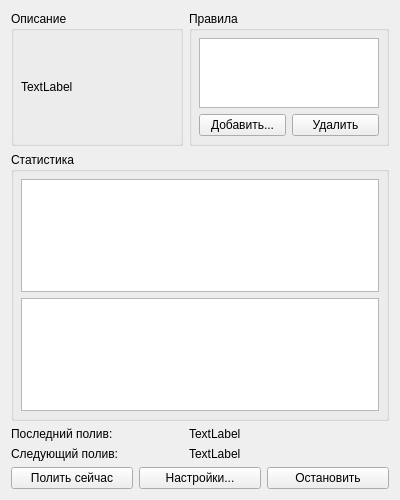
<?xml version="1.0" encoding="UTF-8"?>
<ui version="4.0">
 <class>PlantWindow</class>
 <widget class="QWidget" name="PlantWindow">
  <property name="geometry">
   <rect>
    <x>0</x>
    <y>0</y>
    <width>400</width>
    <height>500</height>
   </rect>
  </property>
  <property name="minimumSize">
   <size>
    <width>400</width>
    <height>500</height>
   </size>
  </property>
  <property name="windowTitle">
   <string>Грядка по умолчанию</string>
  </property>
  <layout class="QGridLayout" name="gridLayout">
   <item row="2" column="0">
    <widget class="QLabel" name="label_2">
     <property name="text">
      <string>Последний полив:</string>
     </property>
    </widget>
   </item>
   <item row="3" column="0">
    <widget class="QLabel" name="label_4">
     <property name="text">
      <string>Следующий полив:</string>
     </property>
    </widget>
   </item>
   <item row="0" column="1">
    <widget class="QGroupBox" name="groupBox_2">
     <property name="maximumSize">
      <size>
       <width>200</width>
       <height>16777215</height>
      </size>
     </property>
     <property name="title">
      <string>Правила</string>
     </property>
     <layout class="QVBoxLayout" name="verticalLayout">
      <property name="leftMargin">
       <number>7</number>
      </property>
      <property name="topMargin">
       <number>7</number>
      </property>
      <property name="rightMargin">
       <number>7</number>
      </property>
      <property name="bottomMargin">
       <number>7</number>
      </property>
      <item>
       <widget class="QListWidget" name="liwPlantRules"/>
      </item>
      <item>
       <layout class="QHBoxLayout" name="horizontalLayout">
        <item>
         <widget class="QPushButton" name="btnPlantRuleAdd">
          <property name="text">
           <string>Добавить...</string>
          </property>
         </widget>
        </item>
        <item>
         <widget class="QPushButton" name="btnPlantRuleRmv">
          <property name="text">
           <string>Удалить</string>
          </property>
         </widget>
        </item>
       </layout>
      </item>
     </layout>
    </widget>
   </item>
   <item row="5" column="0" colspan="2">
    <layout class="QHBoxLayout" name="horizontalLayout_2">
     <item>
      <widget class="QPushButton" name="btnWaterNow">
       <property name="text">
        <string>Полить сейчас</string>
       </property>
      </widget>
     </item>
     <item>
      <widget class="QPushButton" name="btnSettings">
       <property name="text">
        <string>Настройки...</string>
       </property>
      </widget>
     </item>
     <item>
      <widget class="QPushButton" name="btnTerminate">
       <property name="text">
        <string>Остановить</string>
       </property>
      </widget>
     </item>
    </layout>
   </item>
   <item row="3" column="1">
    <widget class="QLabel" name="lblNextWatering">
     <property name="text">
      <string>TextLabel</string>
     </property>
    </widget>
   </item>
   <item row="0" column="0">
    <widget class="QGroupBox" name="groupBox">
     <property name="title">
      <string>Описание</string>
     </property>
     <layout class="QVBoxLayout" name="verticalLayout_2">
      <property name="leftMargin">
       <number>7</number>
      </property>
      <property name="topMargin">
       <number>7</number>
      </property>
      <property name="rightMargin">
       <number>7</number>
      </property>
      <property name="bottomMargin">
       <number>7</number>
      </property>
      <item>
       <widget class="QLabel" name="lblPlantDesc">
        <property name="text">
         <string>TextLabel</string>
        </property>
       </widget>
      </item>
     </layout>
    </widget>
   </item>
   <item row="1" column="0" colspan="2">
    <widget class="QGroupBox" name="groupBox_3">
     <property name="title">
      <string>Статистика</string>
     </property>
     <layout class="QVBoxLayout" name="verticalLayout_3">
      <property name="leftMargin">
       <number>7</number>
      </property>
      <property name="topMargin">
       <number>7</number>
      </property>
      <property name="rightMargin">
       <number>7</number>
      </property>
      <property name="bottomMargin">
       <number>7</number>
      </property>
      <item>
       <widget class="QGraphicsView" name="gfwTemp"/>
      </item>
      <item>
       <widget class="QGraphicsView" name="gfwHumidity"/>
      </item>
     </layout>
    </widget>
   </item>
   <item row="2" column="1">
    <widget class="QLabel" name="lblLastWatering">
     <property name="text">
      <string>TextLabel</string>
     </property>
    </widget>
   </item>
  </layout>
 </widget>
 <resources/>
 <connections/>
</ui>
